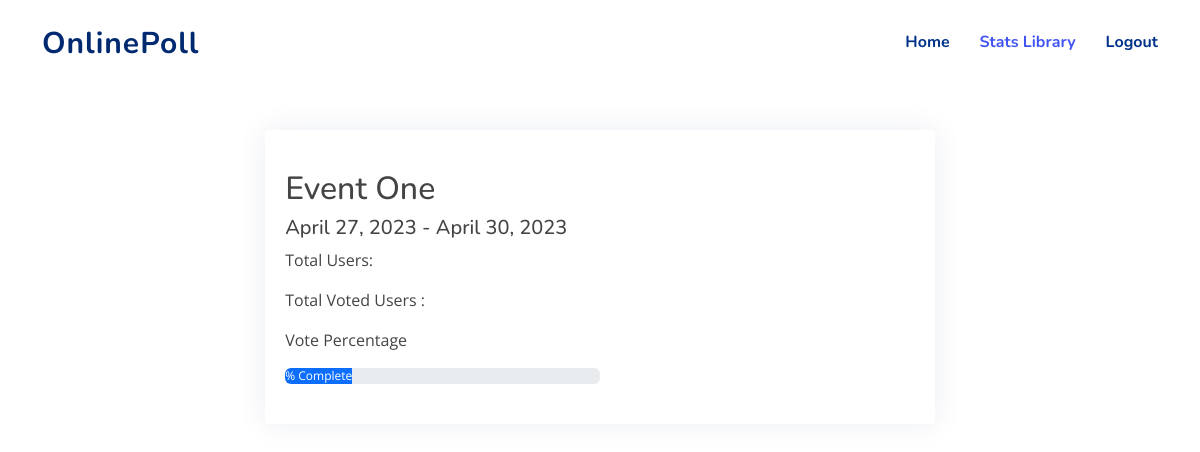
Screenshot of /stats/ with the database file from the repository.
### voting_app/models.py (models this page shows)
class Events(models.Model):
    event_name = models.CharField(max_length=200)
    event_code = models.CharField(max_length=20)
    referal_code = models.CharField(max_length=20)
    hosted_by = models.ForeignKey(User, default=1, on_delete=models.CASCADE)
    event_description = models.TextField()
    event_status = models.IntegerField(default=0)
    starting_date = models.DateField(default=None)
    ending_date = models.DateField(default=None)

### voting_app/views.py (the view)
# urls.py: path('stats/', views.stats, name='stats'),
def stats(req):
   events= Events.objects.filter()
   data= {}
   for e in events:
    data[e.id]= statistics.getusernumbers(e.event_code,e.id)
   print(data)
   return render(req, 'voting_app/stats.html',{'event_info':events, 'votes_data':data})

### voting_app/templates/voting_app/stats.html (shortened to what this page needs)
{% load static %}
<!DOCTYPE html>
<html lang="en">
<head>
  <link href="{% static 'voting_app/eventpage/vendor/aos/aos.css' %}" rel="stylesheet">
  <link href="{% static 'voting_app/eventpage/vendor/bootstrap/css/bootstrap.min.css' %}" rel="stylesheet">
  <link href="{% static 'voting_app/eventpage/vendor/bootstrap-icons/bootstrap-icons.css' %}" rel="stylesheet">
  <link href="{% static 'voting_app/eventpage/vendor/glightbox/css/glightbox.min.css' %}" rel="stylesheet">
  <link href="{% static 'voting_app/eventpage/vendor/remixicon/remixicon.css' %}" rel="stylesheet">
  <link href="{% static 'voting_app/eventpage/vendor/swiper/swiper-bundle.min.css' %}" rel="stylesheet">
  <link href="{% static 'voting_app/eventpage/css/style.css' %}" rel="stylesheet">
</head>
<body>
  <header id="header" class="header fixed-top">
    <div class="container-fluid container-xl d-flex align-items-center justify-content-between">
      <a href="/" class="logo d-flex align-items-center">
        <span>OnlinePoll</span>
      </a>
      <nav id="navbar" class="navbar">
        <ul>
          <li><a class="nav-link scrollto" href="/">Home</a></li>
          <li><a class="nav-link scrollto active" href="javascript:void(0)">Stats Library</a></li>
          <li><a class="nav-link scrollto" href="{% url 'logout' %}">Logout</a></li>
        </ul>
      </nav>
    </div>
  </header>
  <main id="main" style="margin-top:100px;">
    {% if event_info %}
    {% for e in event_info %}
    <section class="pricing" style="padding:30px 0!important;">
      <div class="container" data-aos="fade-up">
        <div class="row gy-4" data-aos="fade-left" style="width:60%;display:block;margin-left:auto;margin-right:auto;">
          <div class="box"  style="text-align:left!important;">
            <div class="testimonial-item">
              <h2>{{e.event_name}}</h2>
              <h5>{{e.starting_date}} - {{e.ending_date}}</h5>
              {% for key, value in votes_data.items %}
                {% if key == e.id %}
                  <p>Total Users: {{ value.entire_user_count }}</p>
                  <p>Total Voted Users : {{ value.voted_count }}</p>
                  <p>Vote Percentage</p>
                  <div class="progress" style="width:50%">
                    <div class="progress-bar progress-bar-success" role="progressbar" aria-valuenow="{{value.vote_percent}}"
                    style="width:{{value.vote_percent}}%">
                    {{value.vote_percent}}% Complete
                    </div>
                  </div>
                {% endif %}
              {% endfor %}
            </div>
          </div>
        </div>
      </div>
    </section>
    {% endfor %}
    {% endif %}
  </main>
</body>
</html>

### voting_app/static/voting_app/eventpage/css/style.css (style rules this page uses)
:root { scroll-behavior: smooth; }
body { font-family: "Open Sans", sans-serif; color: #444444; }
a { color: #4154f1; text-decoration: none; }
h1, h2, h3, h4, h5, h6 { font-family: "Nunito", sans-serif; }
section { padding: 60px 0; overflow: hidden; }
.header { transition: all 0.5s; z-index: 997; padding: 20px 0; }
.header .logo { line-height: 0; }
.header .logo span { font-size: 30px; font-weight: 700; letter-spacing: 1px; color: #012970; font-family: "Nunito", sans-serif; margin-top: 3px; }
.navbar { padding: 0; }
.navbar ul { margin: 0; padding: 0; display: flex; list-style: none; align-items: center; }
.navbar li { position: relative; }
.navbar a, .navbar a:focus { display: flex; align-items: center; justify-content: space-between; padding: 10px 0 10px 30px; font-family: "Nunito", sans-serif; font-size: 16px; font-weight: 700; color: #013289; white-space: nowrap; transition: 0.3s; }
.navbar a:hover, .navbar .active, .navbar .active:focus, .navbar li:hover>a { color: #4154f1; }
.pricing .box { padding: 40px 20px; background: #fff; text-align: center; box-shadow: 0px 0 30px rgba(1, 41, 112, 0.08); border-radius: 4px; position: relative; overflow: hidden; transition: 0.3s; }

### rows the page displays
Events: event_name "Event One", starting_date "April 27, 2023", ending_date "April 30, 2023"
